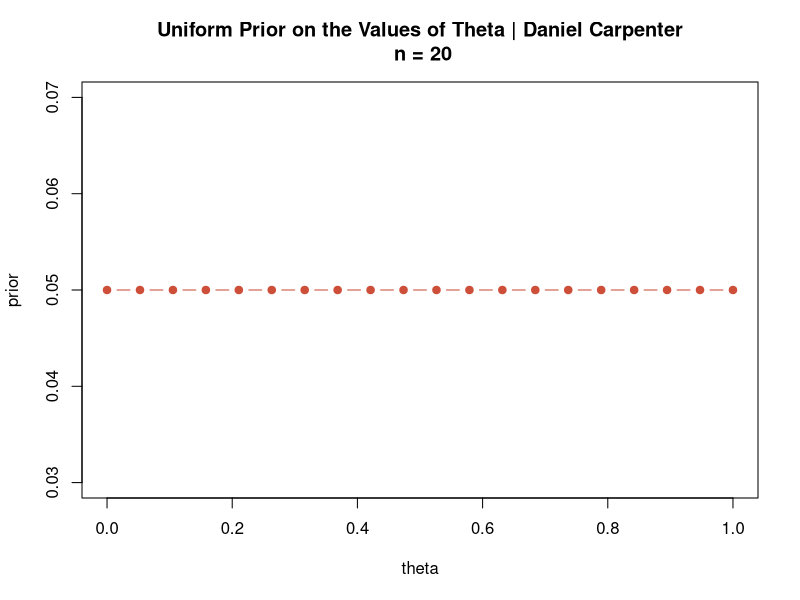
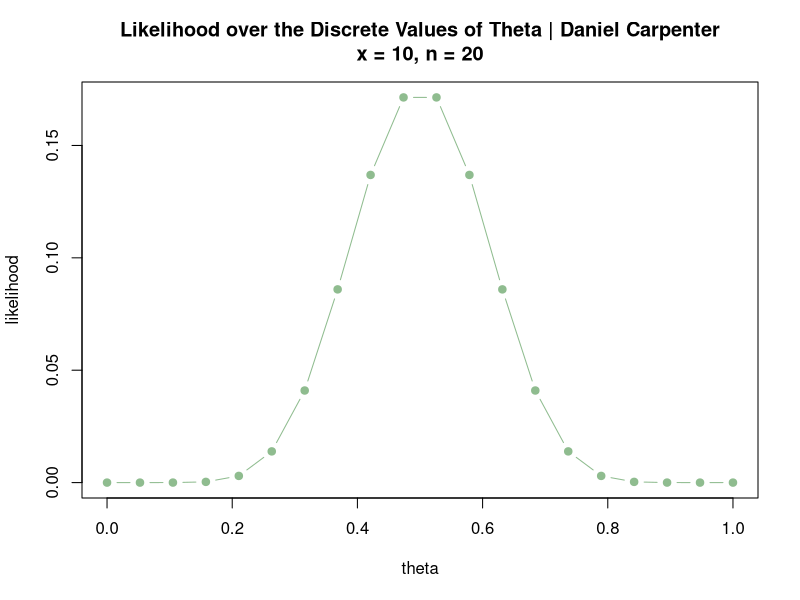
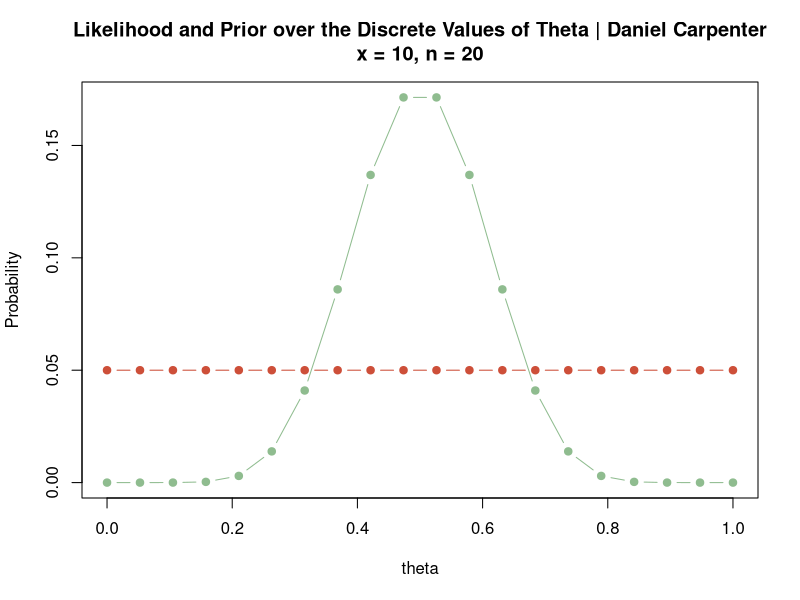
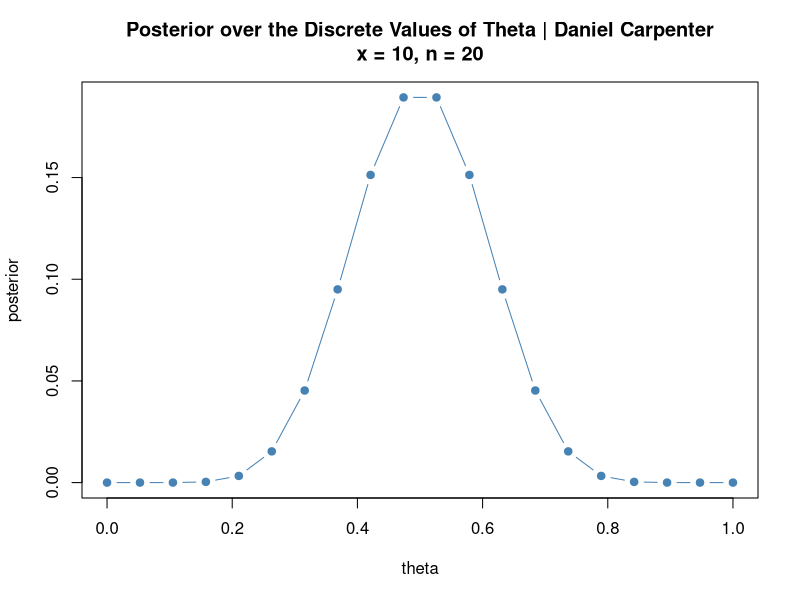
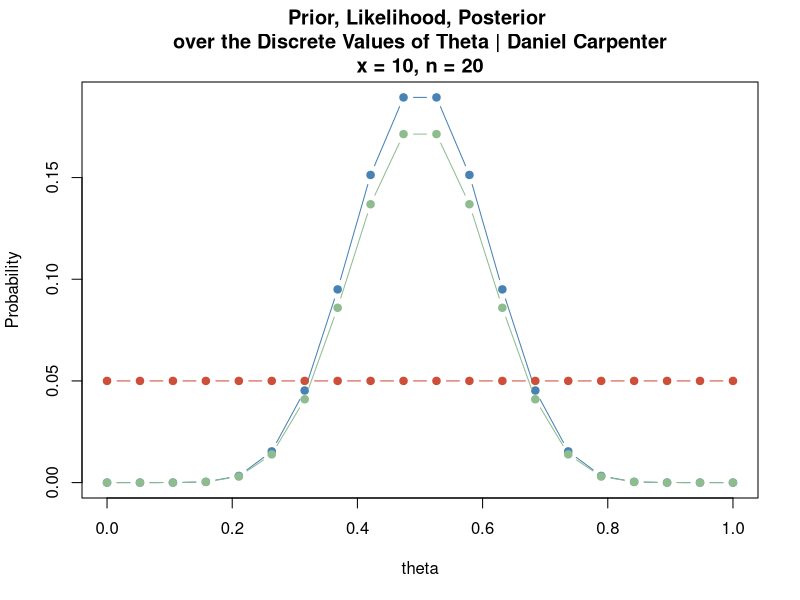
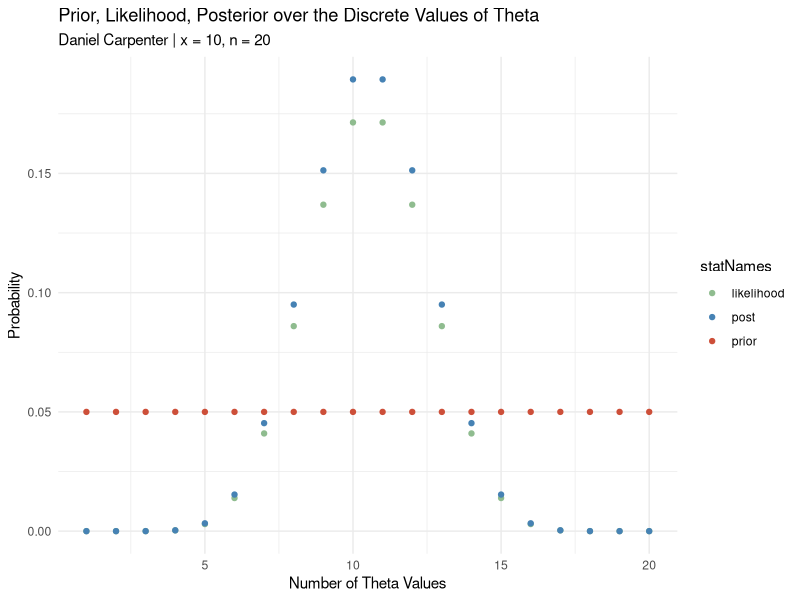

Write the R code that produced these figures, in order.
## ---- chunk 1
knitr::opts_chunk$set(echo = TRUE)
## ---- chunk 2
# Probability of success given N number of trials
from = 0
to   = 1
n    = 10

theta <- seq(from, to, length = n)

# Point Estimate for Theta
pointEst <- mean(theta)
pointEst
## ---- chunk 3
classicalEst <- pointEst + c(-1, 1) * 1.95 * sqrt(pointEst*(1 - pointEst) / n)
classicalEst
## ---- chunk 4
print(paste0("We can be 95% confident that the true value of theta will be between ",
             round(classicalEst[1], 4), " and ", round(classicalEst[2], 4), 
             " (rounded to 4 decimal places) if repreated samples were taken."))
## ---- chunk 5
print(paste0("There are ", n, " number of samples used to make the interval."))
## ---- chunk 6
print(paste0("An infinite number of samples are assumed to give this interpretation"))
## ---- chunk 7
# Probability of success given N number of trials
from = 0
to   = 1
n    = 20

theta <- seq(from, to, length = n)
## ---- chunk 8
prior = rep(1/n, n)

priorPlot <- plot(x = theta, y = prior, 
                  main = paste0("Uniform Prior on the Values of Theta | Daniel Carpenter\n n = ", n),
                  type = "b", pch = 19, col = "tomato3")
## ---- chunk 9
# Substitute Dummy Input value for `x`
numSuccesses = round(n / 2)

likelihood  = dbinom(x=numSuccesses, size = n, prob = theta)
## ---- chunk 10
likelihoodPlot <- plot(x = theta, y = likelihood, 
                       main = paste0("Likelihood over the Discrete Values of Theta | Daniel Carpenter\n",
                                     "x = ", numSuccesses, ", n = ", n),
                       type = "b", pch = 19, col = "darkseagreen")
## ---- chunk 11
# Plot the likelihood
plot(x = theta, y = likelihood, 
                     main = paste0("Likelihood and Prior over the Discrete Values of Theta | Daniel Carpenter\n",
                                   "x = ", numSuccesses, ", n = ", n),
     ylab = "Probability",
                     type = "b", pch = 19, col = "darkseagreen")

# Plot the Prior
lines(x = theta, y = prior, type = "b", pch = 19, col = "tomato3")
## ---- chunk 12
# Calculate the Prior x the Likelihood
h <-  prior * likelihood

# Get the posterior Distribution
posterior = h / sum(h)

# Plot of only the posterior
plot(x = theta, y = posterior,
     main = paste0("Posterior over the Discrete Values of Theta | Daniel Carpenter\n",
                   "x = ", numSuccesses, ", n = ", n),
     type = "b", pch = 19, col = "steelblue")
## ---- chunk 13
# Plot the Posterior
plot(x = theta, y = posterior, 
                     main = paste0("Prior, Likelihood, Posterior \nover the Discrete Values of Theta | Daniel Carpenter\n",
                                   "x = ", numSuccesses, ", n = ", n),
                     type = "b", pch = 19, col = "steelblue",
     ylab = "Probability")

# Prior
lines(x = theta, y = prior,     type = "b", pch = 19, col = "tomato3")

# Likelihood
lines(x = theta, y = likelihood, type = "b", pch = 19, col = "darkseagreen")

## ---- chunk 14
bayesMatrix <- matrix(data = c(theta, prior, likelihood, h, posterior), 
                      nr = n, nc = 5, byrow = FALSE)
colnames(bayesMatrix) <- c("theta", "prior", "likelihood", "h", "post")

# Print Table
knitr::kable(bayesMatrix)

# Totals for each Column
knitr::kable(colSums(bayesMatrix))
## ---- chunk 15
numThetaVals = 1:n
df <- as.data.frame(cbind(bayesMatrix, numThetaVals))


if(!require(tidyverse)) install.packages(tidyverse)
df <- df %>%
  
  # Select to only the needed data
  select(-h) %>%
  
  # Pivot y axis variables into single column for ggplot-ing
  pivot_longer(cols      = c("prior", "likelihood", "post"),
               values_to = "values",
               names_to  = "statNames")

# Plot it!
basePlot <- ggplot(df,
                   aes(x = numThetaVals,
                       y = values,
                       color = statNames)) +
  # Theme and colors
  theme_minimal() +
  scale_color_manual(values = c('darkseagreen', 'steelblue', "tomato3")) +
  
  # Labels
  labs(title = "Prior, Likelihood, Posterior over the Discrete Values of Theta",
       subtitle = paste0("Daniel Carpenter | x = ", numSuccesses, ", n = ", n),
       x = 'Number of Theta Values', y = 'Probability')
basePlot + geom_point()

## ---- chunk 16

## ---- chunk 17

## ---- chunk 18

## ---- chunk 19

